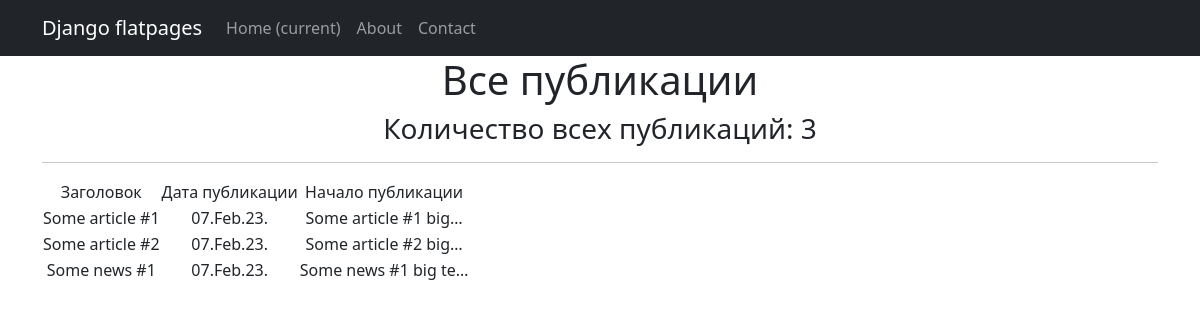
Page /news/ on the committed database.
### news/models.py (models this page shows, shortened)
class Post(models.Model):
    NEWS = 'NWS'
    ARTICLE = 'ART'
    CHOICES = [
        (NEWS, 'Новость'),
        (ARTICLE, 'Статья')
    ]
    author_of_post = models.ForeignKey(Author, on_delete=models.CASCADE)
    post_type = models.CharField(max_length=3, choices=CHOICES, default=ARTICLE)
    date_of_creation = models.DateTimeField(auto_now_add=True)
    post_category = models.ManyToManyField(Category, through='PostCategory')
    title = models.CharField(max_length=255)
    text = models.TextField()
    rating_of_post = models.IntegerField(default=0)

### news/views.py (the view)
# urls.py: path('', PostsList.as_view()),
class PostsList(ListView):
    model = Post
    ordering = '-date_of_creation'
    template_name = 'posts.html'
    context_object_name = 'posts'
    def get_context_data(self, **kwargs):
        context = super().get_context_data(**kwargs)
        return context

### templates/posts.html (shortened to what this page needs)
{% extends 'flatpages/default.html' %}
{% block content %}
    <h1>Все публикации</h1>
    <h3>Количество всех публикаций: {{ posts|length }}</h3>
    <hr>
    {% if posts %}
        <table>
            <tr>
                <td>Заголовок</td>
                <td>Дата публикации</td>
                <td>Начало публикации</td>
            </tr>
            {% for post in posts %}
            <tr>
                <td>{{ post.title }}</td>
                <td>{{ post.date_of_creation|date:'d.M.y.' }}</td>
                <td>{{ post.text|truncatechars:20 }}</td>
            </tr>
            {% endfor %}
        </table>
    {% else %}
        <h2>Публикаций нет. :(</h2>
    {% endif %}
{% endblock content %}

### templates/flatpages/default.html (shortened to what this page needs)
<!DOCTYPE html>
<html lang="en">
    <head>
        {% load static %}
        <link href="{% static 'css/styles.css' %}" rel="stylesheet" />
    </head>
    <body>
        <nav class="navbar navbar-expand-lg navbar-dark bg-dark static-top">
            <div class="container">
                <a class="navbar-brand" href="#">Django flatpages</a>
                <div class="collapse navbar-collapse" id="navbarResponsive">
                    <ul class="navbar-nav ml-auto">
                        <li class="nav-item active">
                            <a class="nav-link" href="#">Home
                                <span class="sr-only">(current)</span>
                            </a>
                        </li>
                        <li class="nav-item">
                            <a class="nav-link" href="/about/">About</a>
                        </li>
                        <li class="nav-item">
                            <a class="nav-link" href="/contacts/">Contact</a>
                        </li>
                    </ul>
                </div>
            </div>
        </nav>
        <div class="container">
            <div class="row">
                 <div class="col-lg-12 text-center">
                    {% block content %}{% endblock content %}
                </div>
            </div>
        </div>
    </body>
</html>

### rows in the picture
Post: title "Some article #1", date_of_creation "07.Feb.23.", text "Some article #1 big…"
Post: title "Some article #2", date_of_creation "07.Feb.23.", text "Some article #2 big…"
Post: title "Some news #1", date_of_creation "07.Feb.23.", text "Some news #1 big te…"

### other values in the picture
{{ posts|length }} "3"
